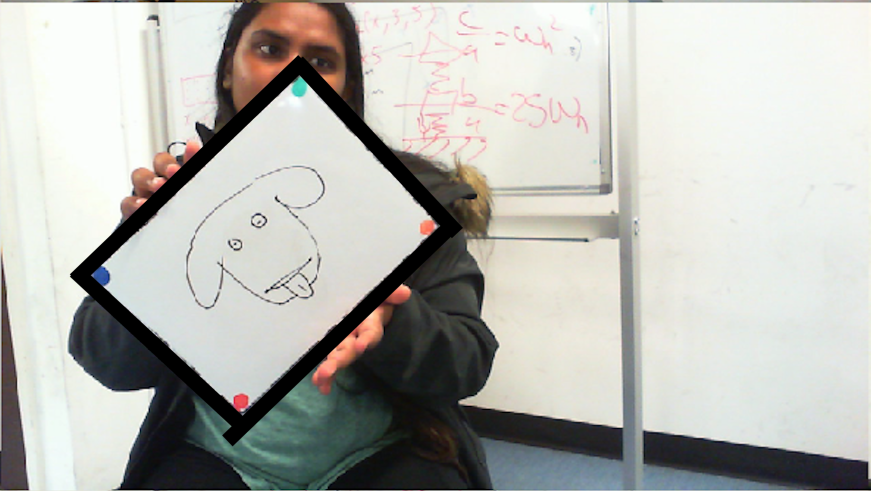
%> input picture images/image.png, 1742 x 982 px (shown at 1/2 size)
$ octave --eval "result = transformImg(imread('images/image.png'));"   (GNU Octave 9; MATLAB toolbox functions it lacks are replaced by stand-ins)
%> lines starting %> are read from the running program, lines starting %| are printed output that depends on the picture; in (x1, y1, x2, y2) boxes, pixels count from 0 and x2, y2 are one past the last pixel; in counts of white or black regions, pixels touching at a corner belong together; the program's own positions count from 1
%> in transformImg, image is the input picture: size 982x1742x3 uint8; mean R, G, B 182.7, 182.9, 177.7
### createMaskWhite.m
function [BW,maskedRGBImage] = createMaskWhite(RGB)
%createMask  Threshold RGB image using auto-generated code from colorThresholder app.
%  [BW,MASKEDRGBIMAGE] = createMask(RGB) thresholds image RGB using
%  auto-generated code from the colorThresholder app. The colorspace and
%  range for each channel of the colorspace were set within the app. The
%  segmentation mask is returned in BW, and a composite of the mask and
%  original RGB images is returned in maskedRGBImage.

% Auto-generated by colorThresholder app on 12-Oct-2018
%------------------------------------------------------


% Convert RGB image to chosen color space
I = rgb2hsv(RGB);
%> I: size 982x1742x3 double; mean H, S, V 0.291, 0.0908, 0.734

% Define thresholds for channel 1 based on histogram settings
channel1Min = 0.000;
channel1Max = 1.000;

% Define thresholds for channel 2 based on histogram settings
channel2Min = 0.000;
channel2Max = 0.279;

% Define thresholds for channel 3 based on histogram settings
channel3Min = 0.651;
channel3Max = 1.000;

% Create mask based on chosen histogram thresholds
sliderBW = (I(:,:,1) >= channel1Min ) & (I(:,:,1) <= channel1Max) & ...
    (I(:,:,2) >= channel2Min ) & (I(:,:,2) <= channel2Max) & ...
    (I(:,:,3) >= channel3Min ) & (I(:,:,3) <= channel3Max);
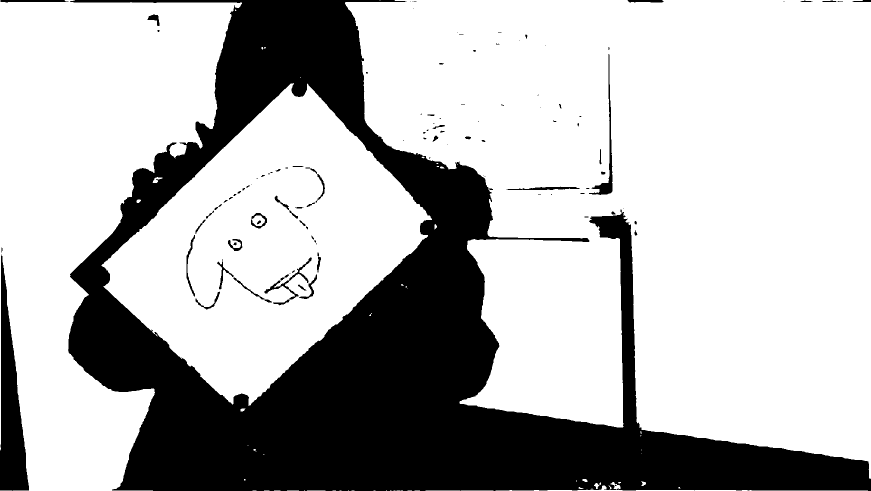
%> sliderBW: size 982x1742 logical (shown at 1/2 size); 71.2% white; 110 black regions (57 under 20 px), largest, box (x1, y1, x2, y2) and area: (136, 0, 1742, 982) 468791, (0, 509, 58, 982) 14177, (1178, 108, 1225, 390) 1632
BW = sliderBW;

% Initialize output masked image based on input image.
maskedRGBImage = RGB;

% Set background pixels where BW is false to zero.
maskedRGBImage(repmat(~BW,[1 1 3])) = 0;
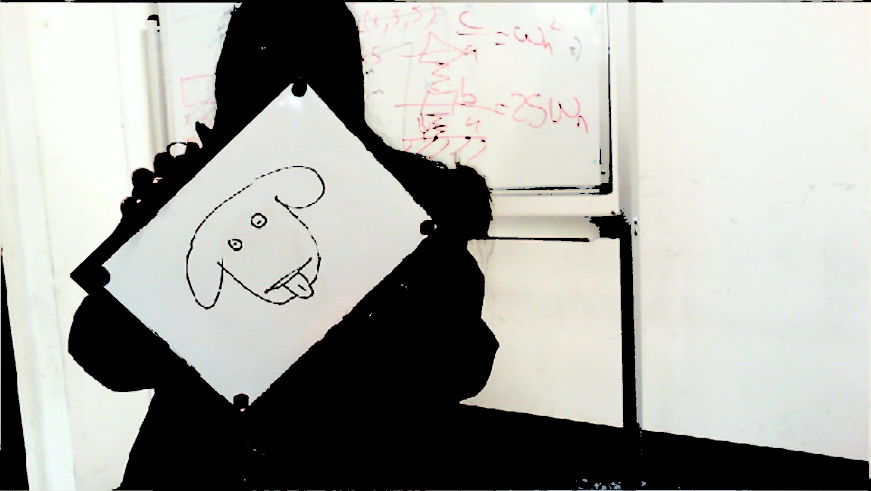
%> maskedRGBImage: size 982x1742x3 uint8 (shown at 1/2 size); mean R, G, B 164.7, 165.6, 160.8

end

### createMaskRed.m
function [BW,maskedRGBImage] = createMaskRed(RGB)
%createMask  Threshold RGB image using auto-generated code from colorThresholder app.
%  [BW,MASKEDRGBIMAGE] = createMask(RGB) thresholds image RGB using
%  auto-generated code from the colorThresholder app. The colorspace and
%  range for each channel of the colorspace were set within the app. The
%  segmentation mask is returned in BW, and a composite of the mask and
%  original RGB images is returned in maskedRGBImage.

% Auto-generated by colorThresholder app on 16-Oct-2018
%------------------------------------------------------


% Convert RGB image to chosen color space
I = rgb2hsv(RGB);

% Define thresholds for channel 1 based on histogram settings
channel1Min = 0.889;
channel1Max = 0.083;

% Define thresholds for channel 2 based on histogram settings
channel2Min = 0.267;
channel2Max = 1.000;

% Define thresholds for channel 3 based on histogram settings
channel3Min = 0.203;
channel3Max = 1.000;

% Create mask based on chosen histogram thresholds
sliderBW = ( (I(:,:,1) >= channel1Min) | (I(:,:,1) <= channel1Max) ) & ...
    (I(:,:,2) >= channel2Min ) & (I(:,:,2) <= channel2Max) & ...
    (I(:,:,3) >= channel3Min ) & (I(:,:,3) <= channel3Max);
BW = sliderBW;

% Initialize output masked image based on input image.
maskedRGBImage = RGB;

% Set background pixels where BW is false to zero.
maskedRGBImage(repmat(~BW,[1 1 3])) = 0;

end

### createMaskBlue.m
function [BW,maskedRGBImage] = createMaskBlue(RGB)
%createMask  Threshold RGB image using auto-generated code from colorThresholder app.
%  [BW,MASKEDRGBIMAGE] = createMask(RGB) thresholds image RGB using
%  auto-generated code from the colorThresholder app. The colorspace and
%  range for each channel of the colorspace were set within the app. The
%  segmentation mask is returned in BW, and a composite of the mask and
%  original RGB images is returned in maskedRGBImage.

% Auto-generated by colorThresholder app on 16-Oct-2018
%------------------------------------------------------


% Convert RGB image to chosen color space
I = rgb2hsv(RGB);

% Define thresholds for channel 1 based on histogram settings
channel1Min = 0.498;
channel1Max = 0.798;

% Define thresholds for channel 2 based on histogram settings
channel2Min = 0.197;
channel2Max = 1.000;

% Define thresholds for channel 3 based on histogram settings
channel3Min = 0.252;
channel3Max = 1.000;

% Create mask based on chosen histogram thresholds
sliderBW = (I(:,:,1) >= channel1Min ) & (I(:,:,1) <= channel1Max) & ...
    (I(:,:,2) >= channel2Min ) & (I(:,:,2) <= channel2Max) & ...
    (I(:,:,3) >= channel3Min ) & (I(:,:,3) <= channel3Max);
BW = sliderBW;

% Initialize output masked image based on input image.
maskedRGBImage = RGB;

% Set background pixels where BW is false to zero.
maskedRGBImage(repmat(~BW,[1 1 3])) = 0;

end

### createMaskGreen.m
function [BW,maskedRGBImage] = createMaskGreen(RGB)
%createMask  Threshold RGB image using auto-generated code from colorThresholder app.
%  [BW,MASKEDRGBIMAGE] = createMask(RGB) thresholds image RGB using
%  auto-generated code from the colorThresholder app. The colorspace and
%  range for each channel of the colorspace were set within the app. The
%  segmentation mask is returned in BW, and a composite of the mask and
%  original RGB images is returned in maskedRGBImage.

% Auto-generated by colorThresholder app on 16-Oct-2018
%------------------------------------------------------


% Convert RGB image to chosen color space
I = rgb2hsv(RGB);

% Define thresholds for channel 1 based on histogram settings
channel1Min = 0.209;
channel1Max = 0.509;

% Define thresholds for channel 2 based on histogram settings
channel2Min = 0.197;
channel2Max = 1.000;

% Define thresholds for channel 3 based on histogram settings
channel3Min = 0.252;
channel3Max = 1.000;

% Create mask based on chosen histogram thresholds
sliderBW = (I(:,:,1) >= channel1Min ) & (I(:,:,1) <= channel1Max) & ...
    (I(:,:,2) >= channel2Min ) & (I(:,:,2) <= channel2Max) & ...
    (I(:,:,3) >= channel3Min ) & (I(:,:,3) <= channel3Max);
BW = sliderBW;

% Initialize output masked image based on input image.
maskedRGBImage = RGB;

% Set background pixels where BW is false to zero.
maskedRGBImage(repmat(~BW,[1 1 3])) = 0;

end

### transformImg.m
function output = transformImg(input_image)
image = input_image;
%%
[bw,orig_mask] = createMaskWhite(image);
bw = imfill(bw,'holes');
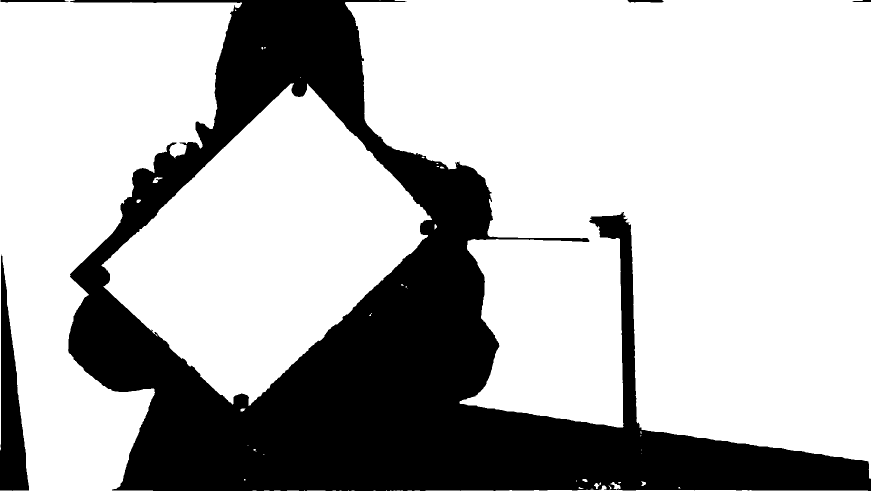
%> bw: size 982x1742 logical (shown at 1/2 size); 71.7% white; 5 black regions
image2=image;


labeled_image=bwlabel(bw);
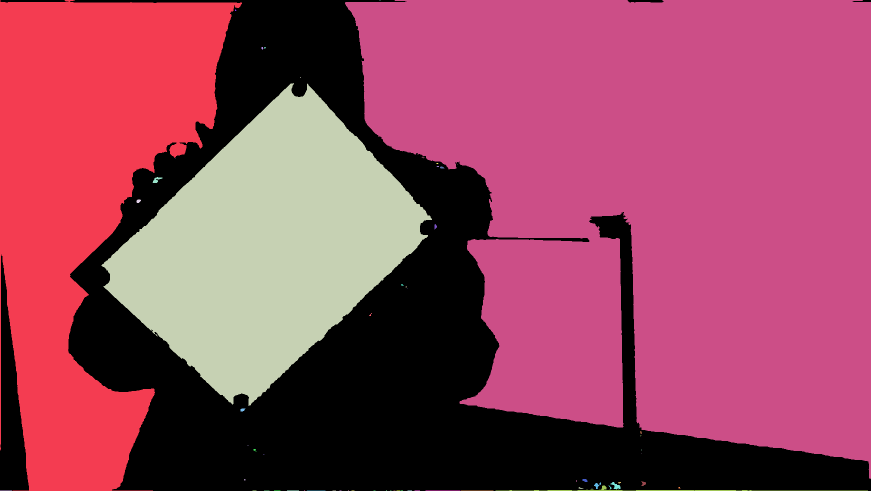
%> labeled_image: size 982x1742 double (shown at 1/2 size); 63 distinct labels, from 0 to 62; one colour per label, 0 black
cc=bwconncomp(bw);
%> cc = 62 connected components


properties = regionprops(cc,'Area','BoundingBox');
%> properties = 62 regions; largest, box (x1, y1, x2, y2) and Area: (690, 0, 1742, 958) 733981, (0, 0, 484, 982) 264875, (203, 166, 864, 812) 225568, (991, 971, 1736, 982) 1201, (1221, 964, 1241, 978) 139

for i = 1:size(properties,1)
        %Filter out items too large or small
    if (properties(i).Area < 40000 || properties(i).Area > 700000 )
            bw = bw & ~(labeled_image == i);
    end
end
%> this loop made 62 passes
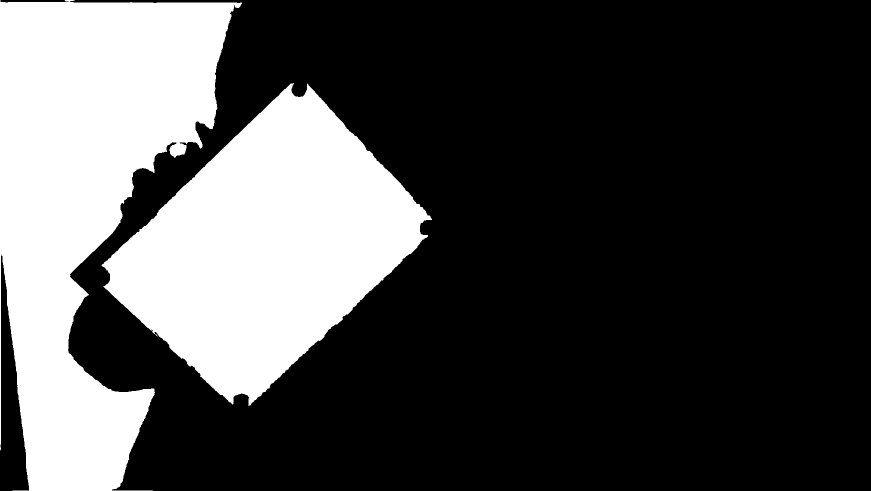
%> bw: size 982x1742 logical (shown at 1/2 size); 28.7% white; 2 white regions, box (x1, y1, x2, y2) and area: (0, 0, 484, 982) 264875, (203, 166, 864, 812) 225568
image2(repmat(~bw,[1 1 3])) = 0;
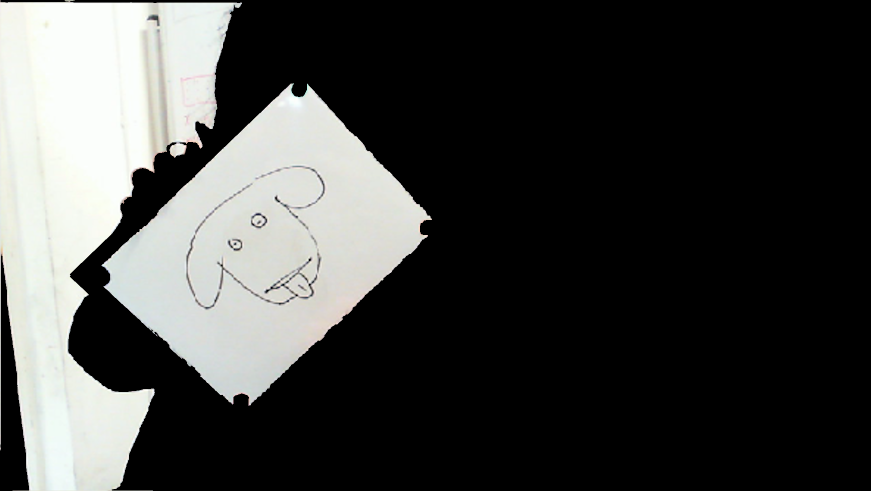
%> image2: size 982x1742x3 uint8 (shown at 1/2 size); mean R, G, B 65.5, 66.3, 64.7

[bw_r,m_r] = createMaskRed(image2);
%> in createMaskRed, `I = rgb2hsv(RGB);`: I: size 982x1742x3 double; mean H, S, V 0.0814, 0.00945, 0.261
%> in createMaskRed, `sliderBW = ( (I(:,:,1) >= channel1Min) | (I(:,:,1) <= channel1Max) ) &..`:
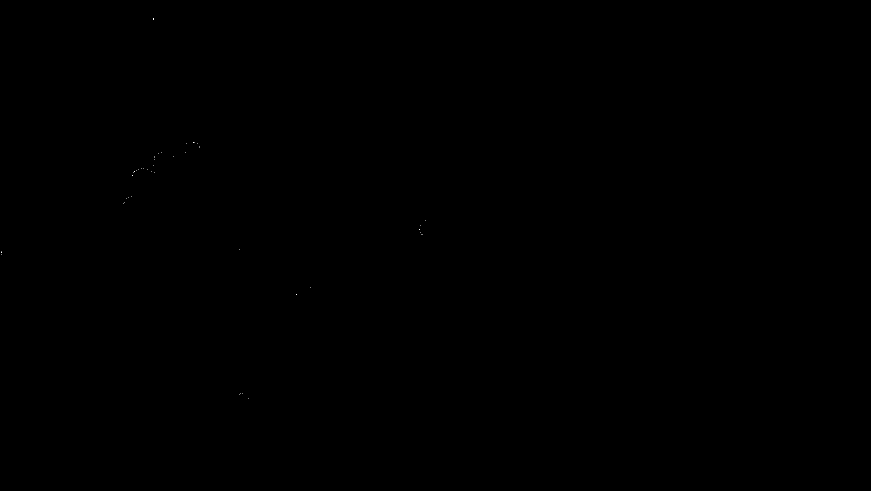
%> sliderBW: size 982x1742 logical (shown at 1/2 size); 0% white in thin lines or dots, all inside (x1, y1, x2, y2) = (3, 37, 852, 798)
[bw_b,m_b] = createMaskBlue(image2);
%> in createMaskBlue, `sliderBW = (I(:,:,1) >= channel1Min ) & (I(:,:,1) <= channel1Max) & (I..`: sliderBW: size 982x1742 logical; 0.01% white in thin lines or dots, all inside (x1, y1, x2, y2) = (139, 190, 624, 666)
[bw_g,m_g] = createMaskGreen(image2);
%> in createMaskGreen, `sliderBW = (I(:,:,1) >= channel1Min ) & (I(:,:,1) <= channel1Max) & (I..`: sliderBW: size 982x1742 logical; 0% white in thin lines or dots, all inside (x1, y1, x2, y2) = (313, 33, 615, 577)

cc_r = bwconncomp(bw_r);
%> cc_r = 42 connected components
properties_r = regionprops(cc_r,'Area','BoundingBox','Centroid');
%> properties_r = 42 regions; largest, box (x1, y1, x2, y2), Area and Centroid: (306, 37, 308, 39) 4 [307.5 38.5], (3, 503, 4, 506) 3 [4 505], (267, 342, 270, 345) 3 [269 344], (386, 284, 389, 285) 3 [388 285], (265, 350, 266, 352) 2 [266 351.5]
labeled_image_r=bwlabel(bw_r);
%> labeled_image_r: size 982x1742 double; 43 distinct labels, from 0 to 42

cc_b = bwconncomp(bw_b);
%> cc_b = 34 connected components
properties_b = regionprops(cc_b,'Area','BoundingBox','Centroid');
%> properties_b = 34 regions; largest, box (x1, y1, x2, y2), Area and Centroid: (607, 595, 616, 597) 12 [612.2 596.2], (515, 427, 522, 430) 11 [518.5 429.1], (468, 498, 473, 500) 7 [471.1 499.6], (212, 567, 216, 570) 4 [214.5 569], (216, 542, 218, 546) 4 [217.5 544.5]
labeled_image_b=bwlabel(bw_b);
%> labeled_image_b: size 982x1742 double; 35 distinct labels, from 0 to 34

cc_g = bwconncomp(bw_g);
%> cc_g = 11 connected components
properties_g = regionprops(cc_g,'Area','BoundingBox','Centroid');
%> properties_g = 11 regions; largest, box (x1, y1, x2, y2), Area and Centroid: (606, 167, 615, 193) 30 [613.1 181], (582, 172, 588, 191) 19 [584.5 182], (593, 193, 600, 195) 7 [597 194.6], (585, 168, 587, 171) 3 [586.7 170], (601, 193, 604, 194) 3 [603 194]
labeled_image_g=bwlabel(bw_g);
%> labeled_image_g: size 982x1742 double; 12 distinct labels, from 0 to 11

for i = 1:size(properties_b,1)
        %Filter out items too large or small
    if (properties_b(i).Area < 100 || properties_b(i).Area > 4000 )
            bw_b = bw_b & ~(labeled_image_b == i);
    end
end
%> this loop made 34 passes
%> bw_b: size 982x1742 logical; every value is 0
cc_b = bwconncomp(bw_b);
%> cc_b = 0 connected components
properties_b = regionprops(cc_b,'Area','BoundingBox','Centroid');
%> properties_b = 0 regions
labeled_image_b=bwlabel(bw_b);
%> labeled_image_b: size 982x1742 double; every value is 0

[biggest_area,index] = max( [properties_b.Area] );
%> biggest_area = []; index = []
%> (the run ends here)
